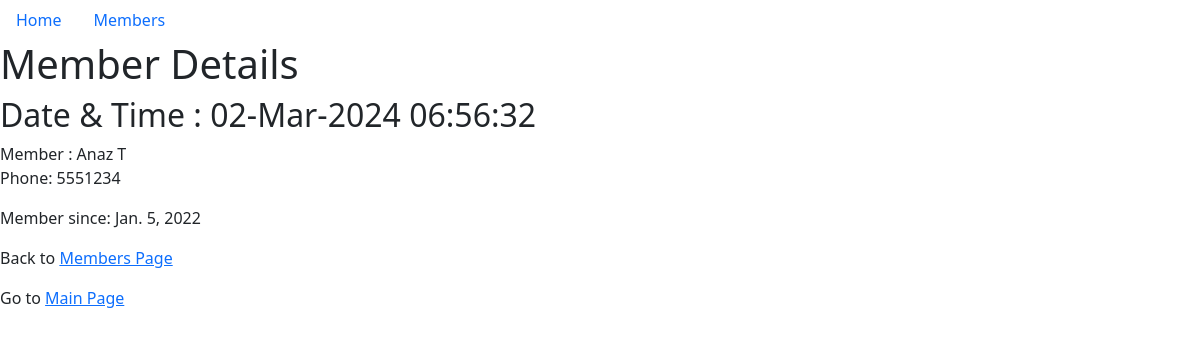
The app's page /members/details/1 with its own data.
### members/models.py (models this page shows, shortened)
class Members(models.Model):
    first_name = models.CharField(max_length = 255)
    last_name = models.CharField(max_length = 255)
    phone = models.IntegerField(null = True)
    joined_date = models.DateField(null = True)

### members/views.py (the view)
# urls.py: path('members/details/<int:id>', views.details, name='datails'),
def details(request, id):
  details_dict = {
    'one_member' : Members.objects.get(id = id),
    'current_date' : datetime.now(),
  }
  template = loader.get_template('details.html')
  return HttpResponse(template.render(details_dict, request))

### members/templates/details.html (shortened to what this page needs)
{% extends 'base.html' %}
{% block content %}
    <h1>Member Details</h1>
    <h2>Date & Time : {% now 'd-M-Y h:i:s' %}</h2>
    Member : {{one_member.first_name}} {{one_member.last_name}}
    <p>Phone: {{ one_member.phone }}</p>
    <p>Member since: {{ one_member.joined_date }}</p>
    <p>Back to <a href="/members">Members Page</a></p>
    <p>Go to  <a href="/">Main Page</a></p>
{% endblock %}

### members/static/style.css (style rules this page uses)
body { background-color: lightpink; font-family: Verdana, Geneva, Tahoma, sans-serif; }

### records on screen
Members: first_name "Anaz", last_name "T", phone "5551234", joined_date "Jan. 5, 2022"
